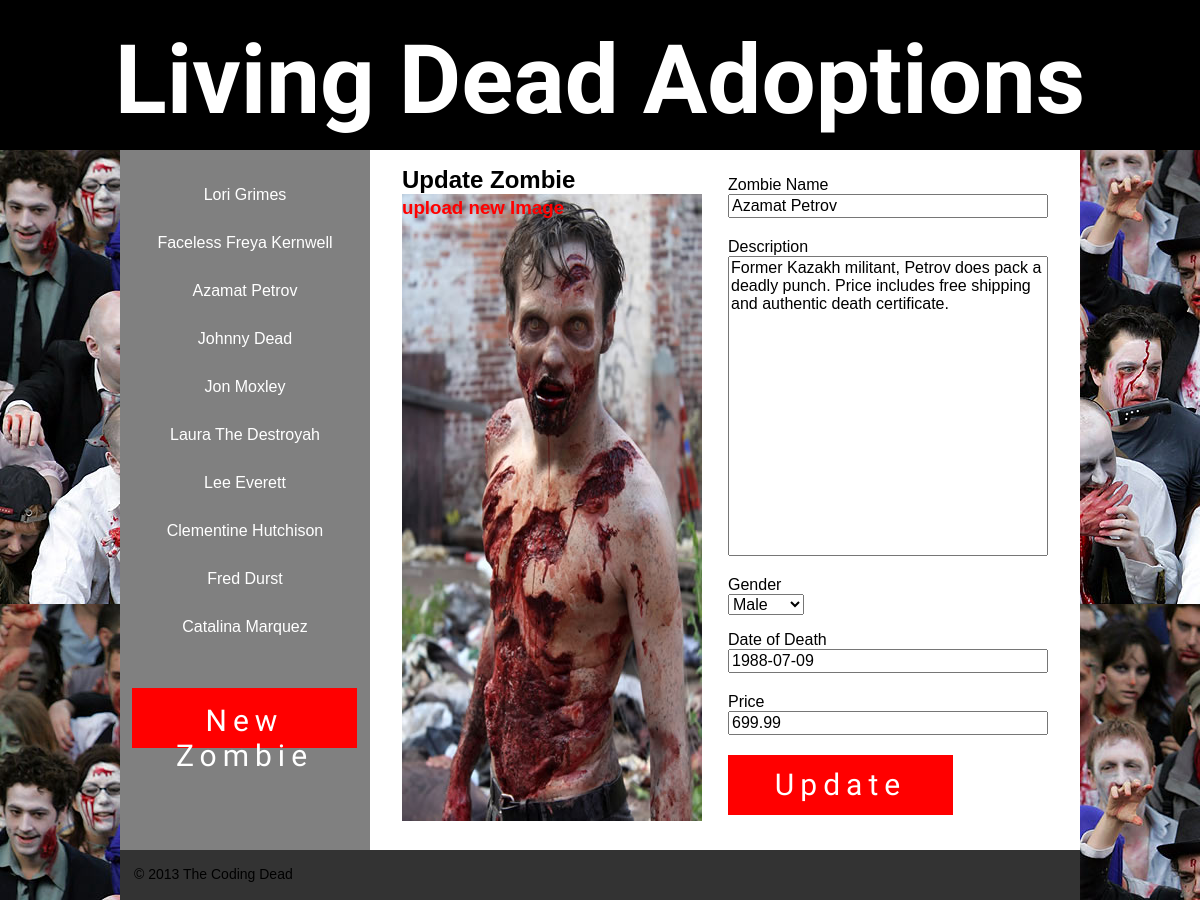
The app's page /admin/edit_page.php?id=3 with its own data.
### tables this page shows
CREATE TABLE IF NOT EXISTS `tb_products` (
  `zombie_id` int(11) NOT NULL AUTO_INCREMENT,
  `name` varchar(32) NOT NULL,
  `description` text NOT NULL,
  `gender` varchar(6) NOT NULL,
  `dod` date NOT NULL,
  `price` double NOT NULL,
  `image` varchar(255) NOT NULL,
  PRIMARY KEY (`zombie_id`)
);

### classes/database.php (called while the page is built, shortened)
<?php
class Database{
	private $connection = null;
	public function __construct(){
		$this->connection = new mysqli(
			'localhost',
			'root',
			'',
			'zombie'
		);
	}
	public function get($fields, $table, $where = false){
		$select_query = "
			SELECT $fields
			FROM $table
		";
		if($where != false){
			$select_query .= ' WHERE '.$where;
		}
		$result = $this->connection->query($select_query);
		return $this->make_into_assoc($result);
	}
	public function get_one($fields, $table, $where = false){
		$result = $this->get($fields, $table, $where);
		return $result[0];
	}
	private function sanitize($input){
		$output = htmlspecialchars($input);
		return $output;
	}
	private function make_into_assoc($result){
		$rows = array();
		while($row = $result->fetch_assoc()){
			foreach($row as $key => $value){
				$row[$key] = $this->sanitize($value);
			}
			$rows[] = $row;
		}
		return $rows;
	}
}

### classes/page.php (called while the page is built, shortened)
<?php
require_once('database.php');
class Page{
	private $db;
	function __CONSTRUCT($id = 0){
		$this->db = new Database();
		if($id != 0){
			$this->load($id);
		}
	}
	function load($id){
		$result = $this->db->get_one(
			'name, description, gender, dod, price, image',
			'tb_products',
			'zombie_id = '.$id
		);
		if(count($result)){
			$this->name = $result['name'];
			$this->description = $result['description'];
			$this->gender = $result['gender'];
			$this->dod = $result['dod'];
			$this->price = $result['price'];
			$this->image = $result['image'];
		}
		return $result;
	}
}

### public/admin/edit_page.php (the view, shortened to what this page needs)
<?php
require_once('../../classes/page.php');
require_once('../../classes/form.php');
$page = new Page($_GET['id']);
$form = new Form();
include('../../includes/admin_header.php');
include('../../includes/admin_sidenav.php');
echo '<div class="main">';
 	echo '<h2>Update Zombie</h2>';
 	echo '<div class="image">';?>
 	<img src="../../assets/images/<?php echo $page->image; ?>" alt="">
	<?php echo '<h3><a href="">upload new Image</a></h3>';
	echo '</div>';
	echo '<div class="form">';
	echo $form->open('update_page.php', 'post');
		echo $form->label('name', 'Zombie Name');
		echo $form->text('name', $page->name, '');
		echo $form->label('description', 'Description');
		echo $form->textarea('description', $page->description);
		$genders_array = array();
		$genders_array[] = 'Male';
		$genders_array[] = 'Female';
		echo $form->label('gender', 'Gender');
		echo $form->select('gender', $genders_array, $page->gender);
		echo $form->label('dod', 'Date of Death');
		echo $form->text('dod', $page->dod, '');
		echo $form->label('price', 'Price');
		echo $form->text('price', $page->price, '');
		echo $form->submit('submit', 'Update');
	echo $form->close();
echo '</div>';
echo '</div>';
include('../../includes/footer.php');

### classes/navigation.php (shortened to what this page needs)
<?php
require_once('database.php');
class Navigation{
	private $db;
	function __CONSTRUCT(){
		$this->db = new Database();
	}
	function make_admin_lists(){
		$all_of_the_zombies = $this->get_names();
					echo '<ul>';
					foreach($all_of_the_zombies as $zombie){
						echo '<li>';
						echo '<a href="index.php?id='.$zombie['zombie_id'].
								'">'.$zombie['name'].'</a>';
						echo '</li>';			}
					echo '</ul>';
	}
	function get_names(){
		$names = $this->db->get('zombie_id, name', 'tb_products');
		return $names;
	}
}

### classes/form.php (shortened to what this page needs)
<?php
class Form{
	function open($action, $method){
		return '<form action="'.$action.'" method="'.$method.'">';
	}
	function close(){
		return '</form>';
	}
	function label($for, $title){
		return '<label for="'.$for.'">'.$title.'</label>';
	}
	function text($name, $value = '',$place){
		return '<input type="text" id="'.$name.'" name="'.$name.'" value="'.$value.'"placeholder="'.$place.'">';
	}
	function select($name,  $options, $default = NULL){
		$html = '<select name="'.$name.'">';
		foreach($options as $option){
			if($default != NULL && $option == $default){
				$selected = 'selected';
			}else{
				$selected = '';
			}
			$html .= "<option $selected>$option</option>";
		}
		$html .= '</select>';
		return $html;
	}
	function submit($name, $value){
		return '<input type="submit" name="'.$name.'" value="'.$value.'">';
	}
	function textarea($name, $value = ''){
		return '<textarea id="'.$name.'"
		name="'.$name.'">'.$value.'</textarea>';
	}
}

### assets/css/style.css (style rules this page uses)
html { background:#fff;color:#000;font-family:sans-serif;-ms-text-size-adjust:100%;-webkit-text-size-adjust:100% }
body { margin:0 }
img { border:0 }
button,input,select,textarea { font-family:inherit;font-size:100%;margin:0 }
button,input { line-height:normal }
button,select { text-transform:none }
button,html input[type="button"],input[type="reset"],input[type="submit"] { -webkit-appearance:button;cursor:pointer }
textarea { overflow:auto;vertical-align:top }
* { -webkit-box-sizing: border-box; -moz-box-sizing: border-box; box-sizing: border-box; }
body { font-family: Helvetica, 'Helvetica Neue', Arial, sans-serif; margin: 0; background-image: url(../images/ZombieWalk.jpg); }
p, h3 { line-height: 150%; padding: 0 0 2em 0; }
.sidenav ul { list-style: none; padding:10px 0px 10px 0px; }
.sidenav li { padding:10px 0px 20px 0px; text-align: center; }
.sidenav li a { text-decoration: none; color: white; }
.main { position: relative; width:710px; height: 700px; margin: 0; background-color: #fff; float: left; padding: 1em 2em; }
.main h2 { margin: 0; }
.form { position: absolute; top: 1.6em; right: 2em; width: 320px; height: auto; }
.image { position: relative; float: left; width: 300px; height: 627px; background-image: url(../images/dude-zombiegrey.jpg); }
.image h3 { position: absolute; top: 0; text-align: center; margin: 0; }
.image a { text-decoration: none; color: red; }
.form label { display: block; }
.form input[type=text], textarea { outline: 0; min-width: 320px; margin-bottom: 20px; }
.form select { margin: 0 0 1em; }
.form textarea { height: 300px; resize: none; }
.form input[type=submit], .info input[type=submit] { border: 0; background: #eee; color: #333; padding: 10px 20px; font-size: 16px; display: block; cursor: pointer; font-family: Creepster, Arial, sans-serif; font-size: 30px; background: red; color: white; width:7.5em; height: 2em; letter-spacing: 0.2em; }

### records on screen
tb_products: name "Lori Grimes"
tb_products: name "Faceless Freya Kernwell"
tb_products: name "Azamat Petrov", image (picture), description "Former Kazakh militant, Petrov does pack a deadly punch. Price includes free shipping and authentic death certificate.", dod "1988-07-09", price "699.99"
tb_products: name "Johnny Dead"
tb_products: name "Jon Moxley"
tb_products: name "Laura The Destroyah"
tb_products: name "Lee Everett"
tb_products: name "Clementine Hutchison"
tb_products: name "Fred Durst"
tb_products: name "Catalina Marquez"

### other values on screen
$title "Zombie Name Description Gender Date of Death Price"
form field gender "Male"
